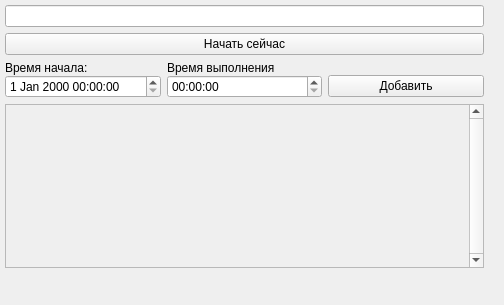
<?xml version="1.0" encoding="UTF-8"?>
<ui version="4.0">
 <class>Frame</class>
 <widget class="QFrame" name="Frame">
  <property name="geometry">
   <rect>
    <x>0</x>
    <y>0</y>
    <width>504</width>
    <height>305</height>
   </rect>
  </property>
  <property name="minimumSize">
   <size>
    <width>490</width>
    <height>260</height>
   </size>
  </property>
  <property name="windowTitle">
   <string>Frame</string>
  </property>
  <property name="styleSheet">
   <string notr="true"/>
  </property>
  <widget class="QWidget" name="verticalLayoutWidget_2">
   <property name="geometry">
    <rect>
     <x>0</x>
     <y>0</y>
     <width>489</width>
     <height>273</height>
    </rect>
   </property>
   <layout class="QVBoxLayout" name="verticalLayout">
    <property name="leftMargin">
     <number>5</number>
    </property>
    <property name="topMargin">
     <number>5</number>
    </property>
    <property name="rightMargin">
     <number>5</number>
    </property>
    <property name="bottomMargin">
     <number>5</number>
    </property>
    <item>
     <layout class="QVBoxLayout" name="upVerticalLayout">
      <property name="leftMargin">
       <number>0</number>
      </property>
      <property name="topMargin">
       <number>0</number>
      </property>
      <property name="rightMargin">
       <number>0</number>
      </property>
      <property name="bottomMargin">
       <number>0</number>
      </property>
      <item>
       <layout class="QHBoxLayout" name="upHorizontalLayout">
        <item>
         <widget class="QLineEdit" name="taskNameEdit"/>
        </item>
       </layout>
      </item>
      <item>
       <widget class="QPushButton" name="startTaskButton">
        <property name="text">
         <string>Начать сейчас</string>
        </property>
       </widget>
      </item>
      <item>
       <layout class="QGridLayout" name="gridLayout">
        <property name="verticalSpacing">
         <number>0</number>
        </property>
        <item row="0" column="1">
         <widget class="QLabel" name="label_doing">
          <property name="text">
           <string>Время выполнения</string>
          </property>
         </widget>
        </item>
        <item row="1" column="0">
         <widget class="QDateTimeEdit" name="dateTimeStart"/>
        </item>
        <item row="0" column="0">
         <widget class="QLabel" name="label_start">
          <property name="text">
           <string>Время начала:</string>
          </property>
         </widget>
        </item>
        <item row="1" column="1">
         <widget class="QTimeEdit" name="timeDoing"/>
        </item>
        <item row="1" column="2">
         <widget class="QPushButton" name="addTaskButton">
          <property name="text">
           <string>Добавить</string>
          </property>
          <property name="autoDefault">
           <bool>false</bool>
          </property>
          <property name="default">
           <bool>false</bool>
          </property>
          <property name="flat">
           <bool>false</bool>
          </property>
         </widget>
        </item>
       </layout>
      </item>
     </layout>
    </item>
    <item>
     <layout class="QVBoxLayout" name="bottomVerticalLayout">
      <property name="spacing">
       <number>0</number>
      </property>
      <item>
       <layout class="QHBoxLayout" name="horizontalLayout">
        <property name="spacing">
         <number>5</number>
        </property>
        <property name="topMargin">
         <number>0</number>
        </property>
       </layout>
      </item>
      <item>
       <widget class="QScrollArea" name="homeScrollArea">
        <property name="styleSheet">
         <string notr="true"/>
        </property>
        <property name="verticalScrollBarPolicy">
         <enum>Qt::ScrollBarAlwaysOn</enum>
        </property>
        <property name="horizontalScrollBarPolicy">
         <enum>Qt::ScrollBarAlwaysOff</enum>
        </property>
        <property name="sizeAdjustPolicy">
         <enum>QAbstractScrollArea::AdjustToContents</enum>
        </property>
        <property name="widgetResizable">
         <bool>true</bool>
        </property>
        <widget class="QWidget" name="homeScrollAreaWidgetContents">
         <property name="geometry">
          <rect>
           <x>0</x>
           <y>0</y>
           <width>459</width>
           <height>98</height>
          </rect>
         </property>
         <property name="styleSheet">
          <string notr="true"/>
         </property>
         <widget class="QWidget" name="verticalLayoutWidget">
          <property name="geometry">
           <rect>
            <x>0</x>
            <y>0</y>
            <width>481</width>
            <height>281</height>
           </rect>
          </property>
          <layout class="QVBoxLayout" name="homeVLayout"/>
         </widget>
        </widget>
       </widget>
      </item>
     </layout>
    </item>
   </layout>
  </widget>
 </widget>
 <tabstops>
  <tabstop>taskNameEdit</tabstop>
  <tabstop>startTaskButton</tabstop>
  <tabstop>dateTimeStart</tabstop>
  <tabstop>timeDoing</tabstop>
  <tabstop>addTaskButton</tabstop>
  <tabstop>homeScrollArea</tabstop>
 </tabstops>
 <resources/>
 <connections/>
</ui>
